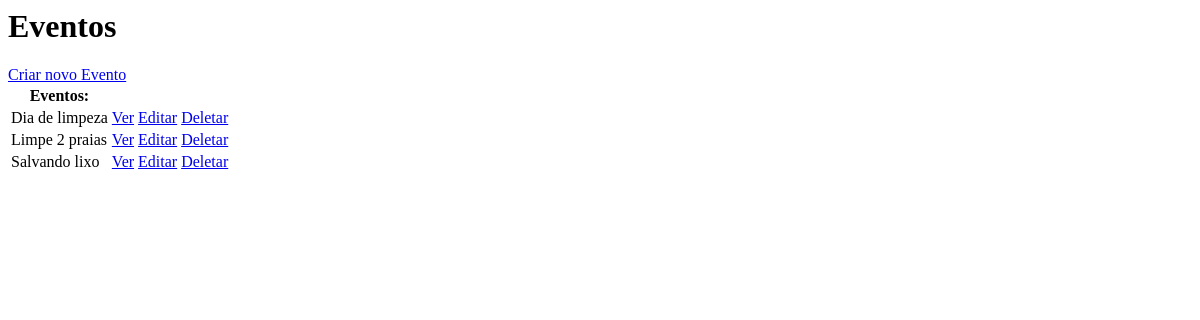
The app's page /eventos/, older data.
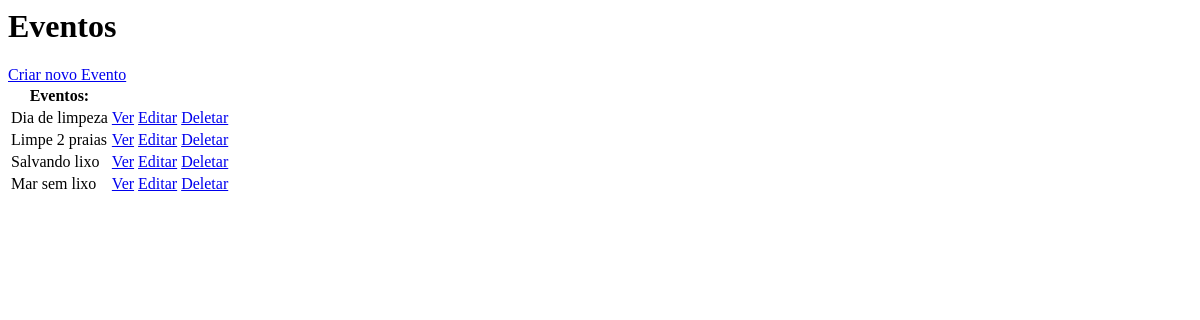
The same page, newer data.
### eventos/models.py (models this page shows, shortened)
class Evento(models.Model):
    TYPE_CHOICES = (
        ("C", "Competicao"),
        ("W", "Workshop"),
        ("P", "Palestra"),
        ("T", "Tradicional"),
    )
    name = models.CharField(max_length=255)
    pub_date = models.DateTimeField(auto_now_add=True, verbose_name='date published')
    event_date = models.DateTimeField('event date')
    descr_text = models.TextField('description', max_length=5000)
    city_text = models.CharField(max_length=255)
    location_map = PlainLocationField(based_fields=['city'], zoom=7)
    type_event = models.CharField(max_length=40, choices=TYPE_CHOICES)
    part_number = models.IntegerField(default=0)
    banner = models.ImageField(upload_to='banners', blank=True, null = True)

### eventos/views.py (the view)
# urls.py: path('', EventoList.as_view(), name='eventos'),
class EventoList(ListView):
    model = Evento
    context_object_name = 'eventos'

### eventos/templates/eventos/evento_list.html
<html>
    <head></head>
    <body>
        <h1>Eventos</h1>
        <a href="{% url 'evento-create' %}"> Criar novo Evento </a>
        <table>
            <tr>
                <th>Eventos:</th>
            </tr>
            {% for evento in eventos %}
            <tr>
                <td>{{evento.name}}</td>
                <td><a href="{% url 'evento' evento.id %}">Ver</a></td>
                <td><a href="{% url 'evento-update' evento.id %}">Editar</a></td>
                <td><a href="{% url 'evento-delete' evento.id %}">Deletar</a></td>
            </tr>
            {% endfor %}
        </table>
    </body>
</html>

Row changes from the older to the newer data that the page shows:
added Evento: name "Mar sem lixo"
